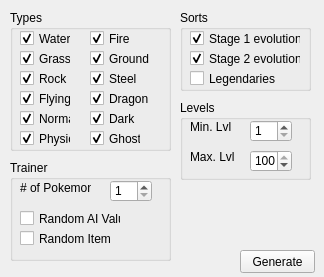
<?xml version="1.0" encoding="UTF-8"?>
<ui version="4.0">
 <class>MainWindow</class>
 <widget class="QMainWindow" name="MainWindow">
  <property name="geometry">
   <rect>
    <x>0</x>
    <y>0</y>
    <width>324</width>
    <height>277</height>
   </rect>
  </property>
  <property name="windowTitle">
   <string>PKMN-TrainerGen</string>
  </property>
  <widget class="QWidget" name="centralWidget">
   <widget class="QGroupBox" name="groupBox">
    <property name="geometry">
     <rect>
      <x>10</x>
      <y>10</y>
      <width>161</width>
      <height>141</height>
     </rect>
    </property>
    <property name="title">
     <string>Types</string>
    </property>
    <widget class="QCheckBox" name="checkBox_2">
     <property name="geometry">
      <rect>
       <x>80</x>
       <y>20</y>
       <width>41</width>
       <height>17</height>
      </rect>
     </property>
     <property name="text">
      <string>Fire</string>
     </property>
     <property name="checked">
      <bool>true</bool>
     </property>
    </widget>
    <widget class="QCheckBox" name="checkBox_3">
     <property name="geometry">
      <rect>
       <x>80</x>
       <y>40</y>
       <width>61</width>
       <height>17</height>
      </rect>
     </property>
     <property name="text">
      <string>Ground</string>
     </property>
     <property name="checked">
      <bool>true</bool>
     </property>
    </widget>
    <widget class="QCheckBox" name="checkBox_4">
     <property name="geometry">
      <rect>
       <x>10</x>
       <y>40</y>
       <width>51</width>
       <height>17</height>
      </rect>
     </property>
     <property name="text">
      <string>Grass</string>
     </property>
     <property name="checked">
      <bool>true</bool>
     </property>
    </widget>
    <widget class="QCheckBox" name="checkBox_5">
     <property name="geometry">
      <rect>
       <x>10</x>
       <y>60</y>
       <width>51</width>
       <height>17</height>
      </rect>
     </property>
     <property name="text">
      <string>Rock</string>
     </property>
     <property name="checked">
      <bool>true</bool>
     </property>
    </widget>
    <widget class="QCheckBox" name="checkBox_6">
     <property name="geometry">
      <rect>
       <x>80</x>
       <y>60</y>
       <width>61</width>
       <height>17</height>
      </rect>
     </property>
     <property name="text">
      <string>Steel</string>
     </property>
     <property name="checked">
      <bool>true</bool>
     </property>
    </widget>
    <widget class="QCheckBox" name="checkBox_7">
     <property name="geometry">
      <rect>
       <x>80</x>
       <y>80</y>
       <width>61</width>
       <height>17</height>
      </rect>
     </property>
     <property name="text">
      <string>Dragon</string>
     </property>
     <property name="checked">
      <bool>true</bool>
     </property>
    </widget>
    <widget class="QCheckBox" name="checkBox_8">
     <property name="geometry">
      <rect>
       <x>10</x>
       <y>80</y>
       <width>51</width>
       <height>17</height>
      </rect>
     </property>
     <property name="text">
      <string>Flying</string>
     </property>
     <property name="checked">
      <bool>true</bool>
     </property>
    </widget>
    <widget class="QCheckBox" name="checkBox_9">
     <property name="geometry">
      <rect>
       <x>10</x>
       <y>100</y>
       <width>51</width>
       <height>17</height>
      </rect>
     </property>
     <property name="text">
      <string>Normal</string>
     </property>
     <property name="checked">
      <bool>true</bool>
     </property>
    </widget>
    <widget class="QCheckBox" name="checkBox_10">
     <property name="geometry">
      <rect>
       <x>80</x>
       <y>100</y>
       <width>51</width>
       <height>17</height>
      </rect>
     </property>
     <property name="text">
      <string>Dark</string>
     </property>
     <property name="checked">
      <bool>true</bool>
     </property>
    </widget>
    <widget class="QCheckBox" name="checkBox_11">
     <property name="geometry">
      <rect>
       <x>10</x>
       <y>120</y>
       <width>51</width>
       <height>17</height>
      </rect>
     </property>
     <property name="text">
      <string>Physic</string>
     </property>
     <property name="checked">
      <bool>true</bool>
     </property>
    </widget>
    <widget class="QCheckBox" name="checkBox_12">
     <property name="geometry">
      <rect>
       <x>80</x>
       <y>120</y>
       <width>51</width>
       <height>17</height>
      </rect>
     </property>
     <property name="text">
      <string>Ghost</string>
     </property>
     <property name="checked">
      <bool>true</bool>
     </property>
    </widget>
    <widget class="QCheckBox" name="checkBox">
     <property name="geometry">
      <rect>
       <x>10</x>
       <y>20</y>
       <width>51</width>
       <height>17</height>
      </rect>
     </property>
     <property name="text">
      <string>Water</string>
     </property>
     <property name="checked">
      <bool>true</bool>
     </property>
    </widget>
   </widget>
   <widget class="QGroupBox" name="groupBox_2">
    <property name="geometry">
     <rect>
      <x>180</x>
      <y>10</y>
      <width>131</width>
      <height>81</height>
     </rect>
    </property>
    <property name="title">
     <string>Sorts</string>
    </property>
    <widget class="QCheckBox" name="checkBox_13">
     <property name="geometry">
      <rect>
       <x>10</x>
       <y>20</y>
       <width>111</width>
       <height>17</height>
      </rect>
     </property>
     <property name="text">
      <string>Stage 1 evolutions</string>
     </property>
     <property name="checked">
      <bool>true</bool>
     </property>
    </widget>
    <widget class="QCheckBox" name="checkBox_14">
     <property name="geometry">
      <rect>
       <x>10</x>
       <y>40</y>
       <width>111</width>
       <height>17</height>
      </rect>
     </property>
     <property name="text">
      <string>Stage 2 evolutions</string>
     </property>
     <property name="checked">
      <bool>true</bool>
     </property>
    </widget>
    <widget class="QCheckBox" name="checkBox_15">
     <property name="geometry">
      <rect>
       <x>10</x>
       <y>60</y>
       <width>111</width>
       <height>17</height>
      </rect>
     </property>
     <property name="text">
      <string>Legendaries</string>
     </property>
     <property name="checked">
      <bool>false</bool>
     </property>
    </widget>
   </widget>
   <widget class="QPushButton" name="pushButton">
    <property name="geometry">
     <rect>
      <x>240</x>
      <y>250</y>
      <width>75</width>
      <height>23</height>
     </rect>
    </property>
    <property name="text">
     <string>Generate</string>
    </property>
   </widget>
   <widget class="QGroupBox" name="groupBox_3">
    <property name="geometry">
     <rect>
      <x>180</x>
      <y>100</y>
      <width>131</width>
      <height>80</height>
     </rect>
    </property>
    <property name="title">
     <string>Levels</string>
    </property>
    <widget class="QSpinBox" name="spinBox">
     <property name="geometry">
      <rect>
       <x>70</x>
       <y>20</y>
       <width>42</width>
       <height>22</height>
      </rect>
     </property>
     <property name="minimum">
      <number>1</number>
     </property>
     <property name="maximum">
      <number>100</number>
     </property>
     <property name="value">
      <number>1</number>
     </property>
    </widget>
    <widget class="QSpinBox" name="spinBox_2">
     <property name="geometry">
      <rect>
       <x>70</x>
       <y>50</y>
       <width>42</width>
       <height>22</height>
      </rect>
     </property>
     <property name="minimum">
      <number>1</number>
     </property>
     <property name="maximum">
      <number>100</number>
     </property>
     <property name="value">
      <number>100</number>
     </property>
    </widget>
    <widget class="QLabel" name="label">
     <property name="geometry">
      <rect>
       <x>10</x>
       <y>50</y>
       <width>47</width>
       <height>13</height>
      </rect>
     </property>
     <property name="text">
      <string>Max. Lvl</string>
     </property>
    </widget>
    <widget class="QLabel" name="label_2">
     <property name="geometry">
      <rect>
       <x>10</x>
       <y>20</y>
       <width>47</width>
       <height>13</height>
      </rect>
     </property>
     <property name="text">
      <string>Min. Lvl</string>
     </property>
    </widget>
   </widget>
   <widget class="QGroupBox" name="groupBox_4">
    <property name="geometry">
     <rect>
      <x>10</x>
      <y>160</y>
      <width>161</width>
      <height>101</height>
     </rect>
    </property>
    <property name="title">
     <string>Trainer</string>
    </property>
    <widget class="QLabel" name="label_3">
     <property name="geometry">
      <rect>
       <x>10</x>
       <y>20</y>
       <width>71</width>
       <height>16</height>
      </rect>
     </property>
     <property name="text">
      <string># of Pokemon</string>
     </property>
    </widget>
    <widget class="QSpinBox" name="spinBox_3">
     <property name="geometry">
      <rect>
       <x>100</x>
       <y>20</y>
       <width>42</width>
       <height>22</height>
      </rect>
     </property>
     <property name="minimum">
      <number>1</number>
     </property>
     <property name="maximum">
      <number>6</number>
     </property>
    </widget>
    <widget class="QCheckBox" name="checkBox_16">
     <property name="geometry">
      <rect>
       <x>10</x>
       <y>50</y>
       <width>101</width>
       <height>17</height>
      </rect>
     </property>
     <property name="text">
      <string>Random AI Value</string>
     </property>
    </widget>
    <widget class="QCheckBox" name="checkBox_17">
     <property name="geometry">
      <rect>
       <x>10</x>
       <y>70</y>
       <width>91</width>
       <height>17</height>
      </rect>
     </property>
     <property name="text">
      <string>Random Items</string>
     </property>
    </widget>
   </widget>
  </widget>
 </widget>
 <layoutdefault spacing="6" margin="11"/>
 <resources/>
 <connections/>
</ui>
